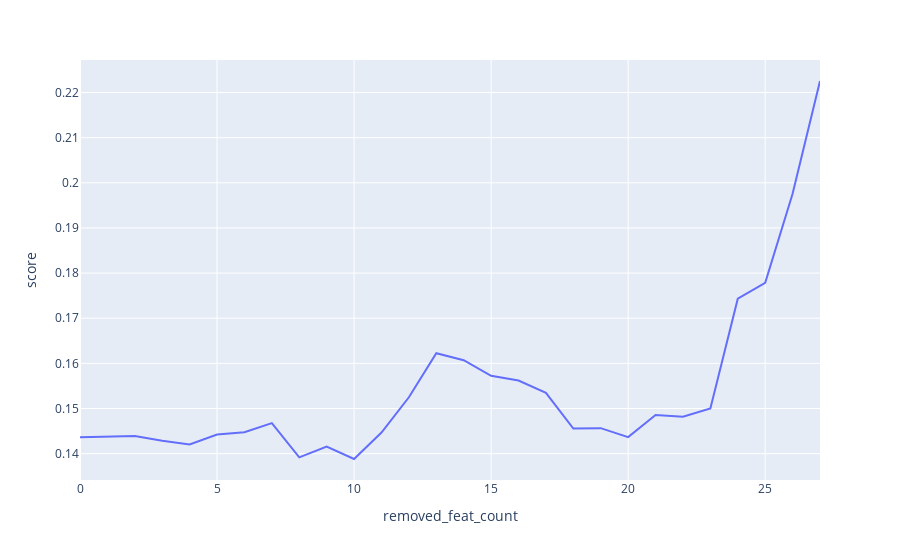

The code cell stored with this chart in its notebook:
### Code cell
figure = px.line(scores_values, 'removed_feat_count', 'score')
figure.show()

### Figure 1 — Plotly figure (JSON) as saved in the notebook; plotly's stock layout.template omitted (floating-point values rounded to 4 significant figures)
{"data": [{"hovertemplate": "removed_feat_count=%{x}<br>score=%{y}<extra></extra>", "legendgroup": "", "line": {"color": "#636efa", "dash": "solid"}, "marker": {"symbol": "circle"}, "mode": "lines", "name": "", "orientation": "v", "showlegend": false, "type": "scatter", "x": [0, 1, 2, 3, 4, 5, 6, 7, 8, 9, 10, 11, 12, 13, 14, 15, 16, 17, 18, 19, 20, 21, 22, 23, 24, 25, 26, 27], "xaxis": "x", "y": [0.1436, 0.1438, 0.1439, 0.1429, 0.142, 0.1442, 0.1447, 0.1468, 0.1392, 0.1416, 0.1388, 0.1447, 0.1525, 0.1623, 0.1607, 0.1572, 0.1562, 0.1535, 0.1456, 0.1457, 0.1437, 0.1486, 0.1482, 0.15, 0.1743, 0.1778, 0.1976, 0.2226], "yaxis": "y"}], "layout": {"legend": {"tracegroupgap": 0}, "margin": {"t": 60}, "xaxis": {"anchor": "y", "domain": [0, 1], "title": {"text": "removed_feat_count"}}, "yaxis": {"anchor": "x", "domain": [0, 1], "title": {"text": "score"}}}}
